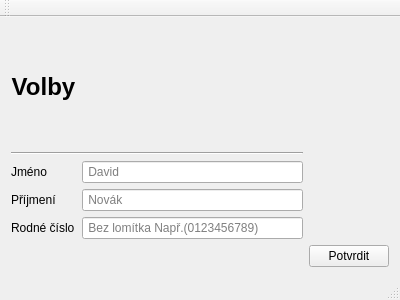
<?xml version="1.0" encoding="UTF-8"?>
<ui version="4.0">
 <class>MainWindow</class>
 <widget class="QMainWindow" name="MainWindow">
  <property name="geometry">
   <rect>
    <x>0</x>
    <y>0</y>
    <width>400</width>
    <height>300</height>
   </rect>
  </property>
  <property name="windowTitle">
   <string>MainWindow</string>
  </property>
  <widget class="QWidget" name="centralWidget">
   <layout class="QGridLayout" name="gridLayout">
    <item row="5" column="0">
     <widget class="QLabel" name="label_3">
      <property name="text">
       <string>Příjmení</string>
      </property>
     </widget>
    </item>
    <item row="5" column="1">
     <widget class="QLineEdit" name="lineName2">
      <property name="placeholderText">
       <string> Novák</string>
      </property>
     </widget>
    </item>
    <item row="4" column="1">
     <widget class="QLineEdit" name="lineName">
      <property name="placeholderText">
       <string> David</string>
      </property>
     </widget>
    </item>
    <item row="6" column="0">
     <widget class="QLabel" name="label_4">
      <property name="text">
       <string>Rodné číslo</string>
      </property>
     </widget>
    </item>
    <item row="6" column="1">
     <widget class="QLineEdit" name="lineRodCis">
      <property name="inputMask">
       <string/>
      </property>
      <property name="text">
       <string/>
      </property>
      <property name="placeholderText">
       <string> Bez lomítka Např.(0123456789)</string>
      </property>
     </widget>
    </item>
    <item row="4" column="0">
     <widget class="QLabel" name="label_2">
      <property name="text">
       <string>Jméno</string>
      </property>
     </widget>
    </item>
    <item row="2" column="0" colspan="2">
     <widget class="Line" name="line">
      <property name="orientation">
       <enum>Qt::Horizontal</enum>
      </property>
     </widget>
    </item>
    <item row="0" column="0">
     <widget class="QLabel" name="label">
      <property name="text">
       <string>&lt;html&gt;&lt;head/&gt;&lt;body&gt;&lt;p align=&quot;center&quot;&gt;&lt;span style=&quot; font-size:18pt; font-weight:600;&quot;&gt;Volby&lt;/span&gt;&lt;/p&gt;&lt;/body&gt;&lt;/html&gt;</string>
      </property>
     </widget>
    </item>
    <item row="7" column="2">
     <widget class="QPushButton" name="pushButton">
      <property name="text">
       <string>Potvrdit</string>
      </property>
     </widget>
    </item>
   </layout>
  </widget>
  <widget class="QMenuBar" name="menuBar">
   <property name="geometry">
    <rect>
     <x>0</x>
     <y>0</y>
     <width>400</width>
     <height>21</height>
    </rect>
   </property>
  </widget>
  <widget class="QToolBar" name="mainToolBar">
   <attribute name="toolBarArea">
    <enum>TopToolBarArea</enum>
   </attribute>
   <attribute name="toolBarBreak">
    <bool>false</bool>
   </attribute>
  </widget>
  <widget class="QStatusBar" name="statusBar"/>
 </widget>
 <layoutdefault spacing="6" margin="11"/>
 <resources/>
 <connections/>
</ui>
